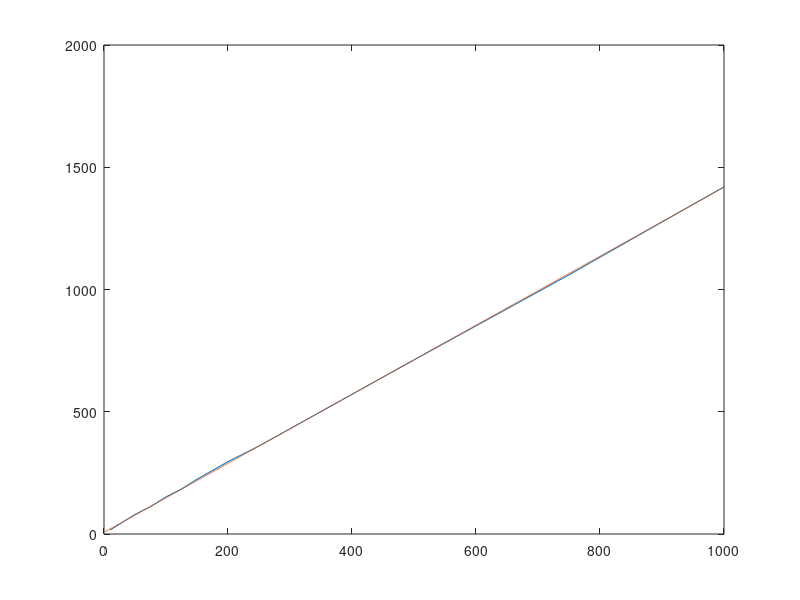

Write the MATLAB code that produced this figure. (Note: this script raises an error after producing the figure.)
times = [  16   24   32   40   48   64   80  112  152  184  224  296  360  712 1060 1420];
D     = [  10   15   20   25   30   40   50   75  100  125  150  200  250  500  750 1000];

X=[ones(length(D),1),D'];
A=X\times';

plot(D,times); hold on;
x = 1:0.1:1000;
approx=[ones(size(x))',x']*A;
plot(x,approx); hold off;
csvwrite('../LaTeX/DUNNO_Pomiar_czasu_algorytmow_regulacji/dane/dmc1x1time.csv',[D' times' approx]);
